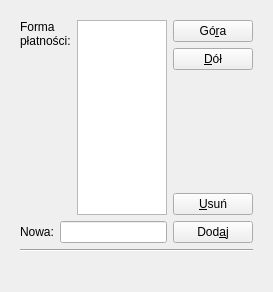
         <widget class="QWidget" name="page_6">
          <property name="geometry">
           <rect>
            <x>0</x>
            <y>0</y>
            <width>273</width>
            <height>292</height>
           </rect>
          </property>
          <attribute name="label">
           <string>Formy płatności</string>
          </attribute>
          <layout class="QGridLayout" name="gridLayout_10">
           <item row="0" column="0">
            <widget class="QFrame" name="frame8">
             <property name="frameShape">
              <enum>QFrame::NoFrame</enum>
             </property>
             <property name="frameShadow">
              <enum>QFrame::Plain</enum>
             </property>
             <layout class="QGridLayout" name="gridLayout_8">
              <item row="0" column="0">
               <layout class="QHBoxLayout" name="_29">
                <item>
                 <layout class="QVBoxLayout" name="_30">
                  <item>
                   <layout class="QHBoxLayout" name="_31">
                    <item>
                     <widget class="QLabel" name="paym">
                      <property name="text">
                       <string>Forma płatności:</string>
                      </property>
                      <property name="alignment">
                       <set>Qt::AlignTop</set>
                      </property>
                      <property name="wordWrap">
                       <bool>true</bool>
                      </property>
                     </widget>
                    </item>
                    <item>
                     <widget class="QListWidget" name="paymlBox"/>
                    </item>
                   </layout>
                  </item>
                  <item>
                   <layout class="QHBoxLayout" name="_32">
                    <item>
                     <widget class="QLabel" name="textLabel2_4_3_2">
                      <property name="text">
                       <string>Nowa:</string>
                      </property>
                      <property name="wordWrap">
                       <bool>false</bool>
                      </property>
                     </widget>
                    </item>
                    <item>
                     <widget class="QLineEdit" name="paymEdit">
                      <property name="maxLength">
                       <number>25</number>
                      </property>
                     </widget>
                    </item>
                   </layout>
                  </item>
                 </layout>
                </item>
                <item>
                 <layout class="QVBoxLayout" name="_33">
                  <item>
                   <layout class="QVBoxLayout" name="_34">
                    <item>
                     <widget class="QPushButton" name="paymUpBtn">
                      <property name="cursor">
                       <cursorShape>PointingHandCursor</cursorShape>
                      </property>
                      <property name="text">
                       <string>Gó&amp;ra</string>
                      </property>
                      <property name="shortcut">
                       <string>Alt+R</string>
                      </property>
                     </widget>
                    </item>
                    <item>
                     <widget class="QPushButton" name="paymDownBtn">
                      <property name="cursor">
                       <cursorShape>PointingHandCursor</cursorShape>
                      </property>
                      <property name="text">
                       <string>&amp;Dół</string>
                      </property>
                      <property name="shortcut">
                       <string>Alt+D</string>
                      </property>
                     </widget>
                    </item>
                   </layout>
                  </item>
                  <item>
                   <spacer>
                    <property name="orientation">
                     <enum>Qt::Vertical</enum>
                    </property>
                    <property name="sizeType">
                     <enum>QSizePolicy::Expanding</enum>
                    </property>
                    <property name="sizeHint" stdset="0">
                     <size>
                      <width>21</width>
                      <height>10</height>
                     </size>
                    </property>
                   </spacer>
                  </item>
                  <item>
                   <layout class="QVBoxLayout" name="_35">
                    <item>
                     <widget class="QPushButton" name="paymDelBtn">
                      <property name="cursor">
                       <cursorShape>PointingHandCursor</cursorShape>
                      </property>
                      <property name="text">
                       <string>&amp;Usuń</string>
                      </property>
                      <property name="shortcut">
                       <string>Alt+U</string>
                      </property>
                     </widget>
                    </item>
                    <item>
                     <widget class="QPushButton" name="paymAddBtn">
                      <property name="cursor">
                       <cursorShape>PointingHandCursor</cursorShape>
                      </property>
                      <property name="text">
                       <string>Dod&amp;aj</string>
                      </property>
                      <property name="shortcut">
                       <string>Alt+A</string>
                      </property>
                     </widget>
                    </item>
                   </layout>
                  </item>
                 </layout>
                </item>
               </layout>
              </item>
              <item row="1" column="0">
               <widget class="Line" name="line3">
                <property name="frameShape">
                 <enum>QFrame::HLine</enum>
                </property>
                <property name="frameShadow">
                 <enum>QFrame::Sunken</enum>
                </property>
               </widget>
              </item>
              <item row="2" column="0">
               <widget class="QLabel" name="textLabel5">
                <property name="text">
                 <string>&lt;!DOCTYPE HTML PUBLIC &quot;-//W3C//DTD HTML 4.0//EN&quot; &quot;http://www.w3.org/TR/REC-html40/strict.dtd&quot;&gt;
&lt;html&gt;&lt;head&gt;&lt;meta name=&quot;qrichtext&quot; content=&quot;1&quot; /&gt;&lt;style type=&quot;text/css&quot;&gt;
p, li { white-space: pre-wrap; }
&lt;/style&gt;&lt;/head&gt;&lt;body style=&quot; font-family:'Noto Sans'; font-size:10pt; font-weight:400; font-style:normal;&quot;&gt;
&lt;p style=&quot;-qt-paragraph-type:empty; margin-top:0px; margin-bottom:0px; margin-left:0px; margin-right:0px; -qt-block-indent:0; text-indent:0px; font-family:'Sans Serif'; font-size:9pt;&quot;&gt;&lt;br /&gt;&lt;/p&gt;&lt;/body&gt;&lt;/html&gt;</string>
                </property>
                <property name="wordWrap">
                 <bool>true</bool>
                </property>
               </widget>
              </item>
             </layout>
            </widget>
           </item>
          </layout>
         </widget>
